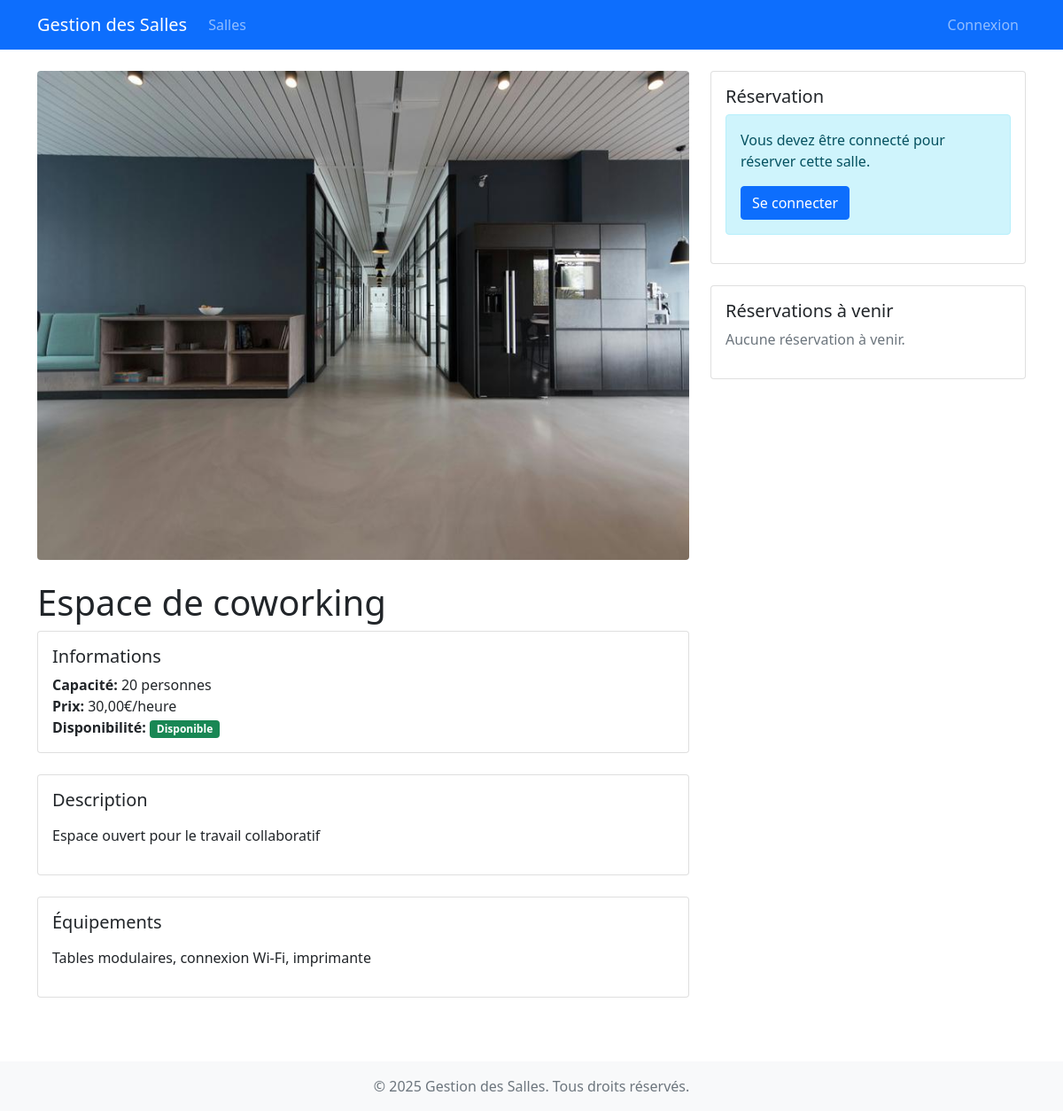
The app's page /salle/3/ with its own data.
### reservations/models.py (models this page shows, shortened)
class Salle(models.Model):
    nom = models.CharField(max_length=100, unique=True)
    capacite = models.IntegerField()
    description = models.TextField(blank=True)
    equipements = models.TextField(blank=True)
    disponible = models.BooleanField(default=True)
    image = models.ImageField(upload_to='salles/', blank=True, null=True)
    prix_par_heure = models.DecimalField(max_digits=10, decimal_places=2, default=0.00)
    class Meta:
        verbose_name = "Salle"
        verbose_name_plural = "Salles"

### reservations/views.py (the view)
# urls.py: path('salle/<int:salle_id>/', views.detail_salle, name='detail_salle'),
def detail_salle(request, salle_id):
    salle = get_object_or_404(Salle, id=salle_id)
    reservations = Reservation.objects.filter(salle=salle, date__gte=date.today())
    return render(request, 'reservations/detail_salle.html', {
        'salle': salle,
        'reservations': reservations
    })

### reservations/templates/reservations/detail_salle.html (shortened to what this page needs)
{% extends 'base.html' %}
{% block content %}
<div class="row">
    <div class="col-md-8">
        {% if salle.image %}
        <img src="{{ salle.image.url }}" class="img-fluid rounded mb-4" alt="{{ salle.nom }}">
        {% endif %}
        <h1>{{ salle.nom }}</h1>
        <div class="card mb-4">
            <div class="card-body">
                <h5 class="card-title">Informations</h5>
                <p class="card-text">
                    <strong>Capacité:</strong> {{ salle.capacite }} personnes<br>
                    <strong>Prix:</strong> {{ salle.prix_par_heure }}€/heure<br>
                    <strong>Disponibilité:</strong>
                    {% if salle.disponible %}
                    <span class="badge bg-success">Disponible</span>
                    {% else %}
                    <span class="badge bg-danger">Non disponible</span>
                    {% endif %}
                </p>
            </div>
        </div>
        {% if salle.description %}
        <div class="card mb-4">
            <div class="card-body">
                <h5 class="card-title">Description</h5>
                <p class="card-text">{{ salle.description|linebreaks }}</p>
            </div>
        </div>
        {% endif %}
        {% if salle.equipements %}
        <div class="card mb-4">
            <div class="card-body">
                <h5 class="card-title">Équipements</h5>
                <p class="card-text">{{ salle.equipements|linebreaks }}</p>
            </div>
        </div>
        {% endif %}
    </div>
    <div class="col-md-4">
        <div class="card">
            <div class="card-body">
                <h5 class="card-title">Réservation</h5>
                {% if salle.disponible %}
                    {% if user.is_authenticated %}
                    <a href="{% url 'reservations:reserver_salle' salle.id %}" class="btn btn-primary btn-lg w-100">Réserver cette salle</a>
                    {% else %}
                    <div class="alert alert-info">
                        <p>Vous devez être connecté pour réserver cette salle.</p>
                        <a href="{% url 'login' %}" class="btn btn-primary">Se connecter</a>
                    </div>
                    {% endif %}
                {% else %}
                <div class="alert alert-warning">
                    Cette salle n'est pas disponible pour le moment.
                </div>
                {% endif %}
            </div>
        </div>
        <div class="card mt-4">
            <div class="card-body">
                <h5 class="card-title">Réservations à venir</h5>
                {% if reservations %}
                <ul class="list-group list-group-flush">
                    {% for reservation in reservations %}
                    <li class="list-group-item">
                        <strong>{{ reservation.date|date:"d/m/Y" }}</strong><br>
                        {{ reservation.heure_debut|time:"H:i" }} - {{ reservation.heure_fin|time:"H:i" }}
                    </li>
                    {% endfor %}
                </ul>
                {% else %}
                <p class="text-muted">Aucune réservation à venir.</p>
                {% endif %}
            </div>
        </div>
    </div>
</div>
{% endblock %}

### records on screen
Salle: image (picture), nom "Espace de coworking", capacite "20", prix_par_heure "30,00", description "Espace ouvert pour le travail collaboratif", equipements "Tables modulaires, connexion Wi-Fi, imprimante"
